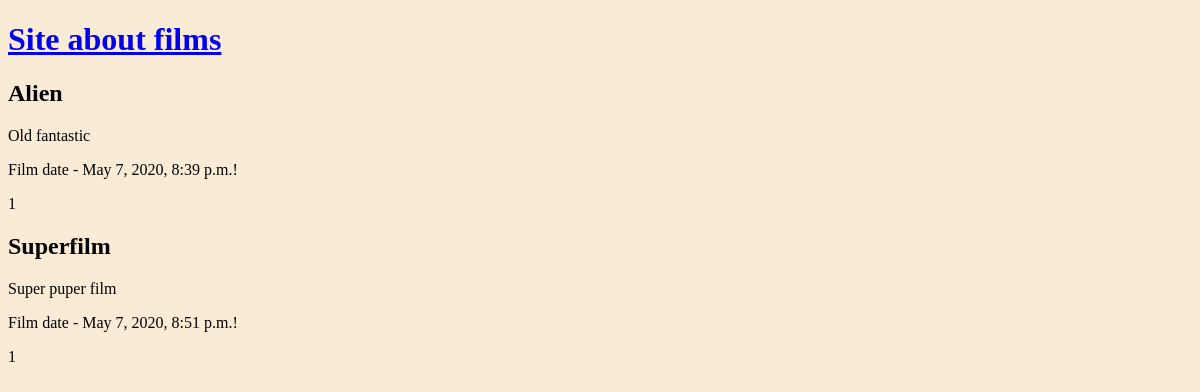
Page /coolapp/films on the earlier database version.
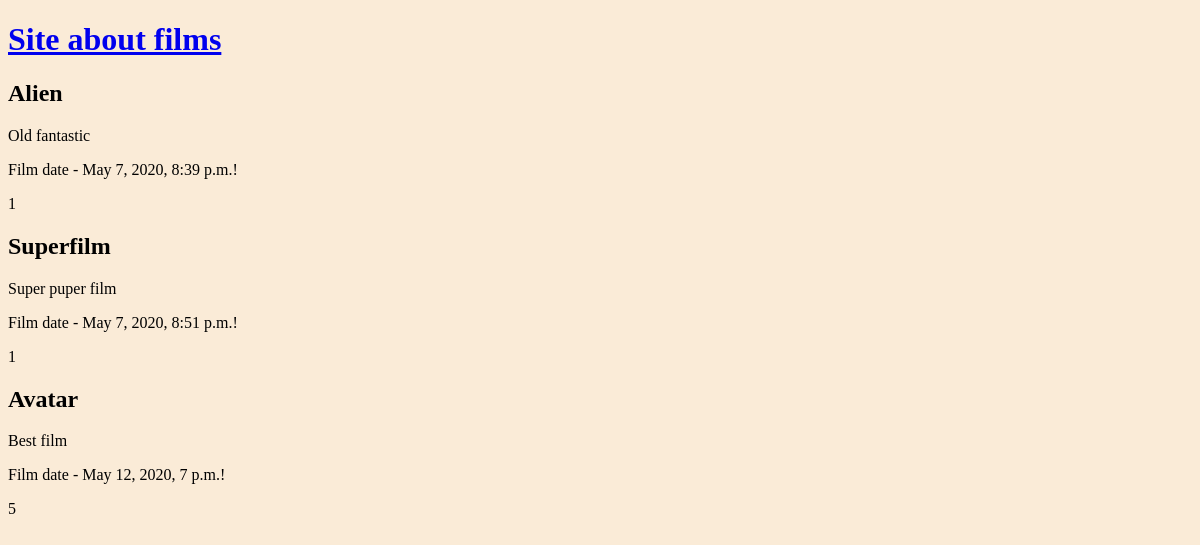
Same page on the later database version.
### coolapp/models.py (models this page shows)
class Film(models.Model):
    name = models.CharField(max_length=200)
    desc = models.TextField()
    pub_date = models.DateTimeField('date published', auto_now_add=True)
    rate = models.IntegerField(validators=[MinValueValidator(1),
                                           MaxValueValidator(10)], default=1)

### coolapp/views.py (the view)
# urls.py: path('films', views.films, name='films'),
def films(request):
    return render(request, 'coolapp/films.html',
                  {'films': Film.objects.all(),
                   'title': "My title"})

### coolapp/templates/coolapp/films.html
{% extends 'coolapp/base.html' %}
{% block content %}
{% for film in films %}
<h2> {{ film.name }} </h2>
<p> {{ film.desc }} </p>
{% if film.pub_date %}
<p> Film date - {{ film.pub_date }}! </p>
{% else %}
<p> Film date - Unknown! </p>
{% endif %}
<p> {{ film.rate }} </p>
{% endfor %}
{% endblock content %}

### coolapp/templates/coolapp/base.html (shortened to what this page needs)
<!DOCTYPE html>
{% load static %}
<html lang="en">
<head>
</head>
<body>
    <link rel="stylesheet" href="{% static 'css/main.css' %}">
    <h1><a href="/">Site about films</a></h1>
    {% block content %}
    {% endblock %}
</body>
</html>

### coolapp/static/css/main.css (style rules this page uses)
html { background-color: #faebd7; }

Differences in the rows shown:
added Film: name "Avatar", desc "Best film", pub_date "May 12, 2020, 7 p.m.", rate "5"
